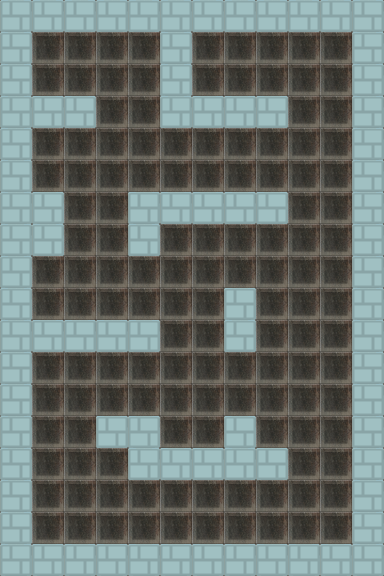

This game map was drawn from its Tiled (.tmx) file and the tilesets committed beside it. A one-line description and the trimmed map source follow:
An orthogonal 12x18 tile map with 32x32 px tiles, 2 tile layers (fundo, colisao), 2 tilesets and 15 objects.

<map version="1.2" tiledversion="1.2.4" orientation="orthogonal" renderorder="right-down" width="12" height="18" tilewidth="32" tileheight="32" infinite="0" nextlayerid="4" nextobjectid="16">
 <tileset firstgid="1" name="blocos" tilewidth="32" tileheight="32" tilecount="8" columns="2">
  <image source="../images/blocos.png" width="64" height="128" />
 </tileset>
 <tileset firstgid="9" name="blockx64" tilewidth="32" tileheight="32" tilecount="36" columns="6">
  <image source="../images/blockx64.png" width="192" height="192" />
 </tileset>
 <layer id="1" name="fundo" width="12" height="18" locked="1">
  <data>[216 cells, 216 non-empty, 1 distinct tile ids]</data>
 </layer>
 <layer id="2" name="colisao" width="12" height="18" locked="1">
  <data>[216 cells, 86 non-empty, 1 distinct tile ids]</data>
 </layer>
 <objectgroup id="3" name="colisao" locked="1">
  <object id="1" x="2" y="1" width="348" height="30" />
  <object id="2" x="33" y="97" width="62" height="30" />
  <object id="3" x="33" y="192" width="29" height="62" />
  <object id="4" x="225" y="289" width="30" height="61" />
  <object id="5" x="129" y="193" width="159" height="30" />
  <object id="6" x="130" y="225" width="30" height="30" />
  <object id="7" x="195" y="97" width="92" height="30" />
  <object id="8" x="352" y="2" width="30" height="540" />
  <object id="9" x="33" y="544" width="349" height="31" />
  <object id="10" x="1" y="31" width="30" height="543" />
  <object id="11" x="223" y="418" width="31" height="27" />
  <object id="12" x="98" y="416" width="60" height="29" />
  <object id="13" x="160" y="32" width="33" height="94" />
  <object id="14" x="129" y="448" width="158" height="32" />
  <object id="15" x="33" y="321" width="125" height="29" />
 </objectgroup>
</map>